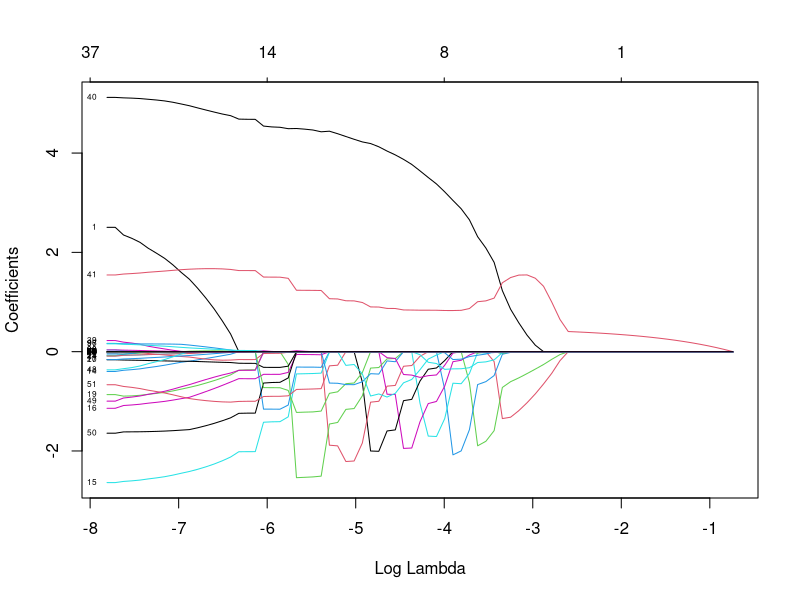
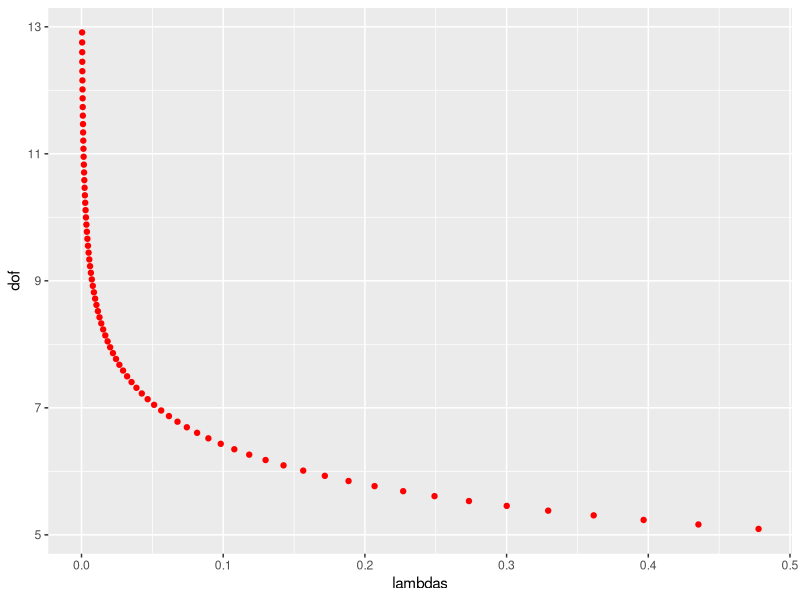
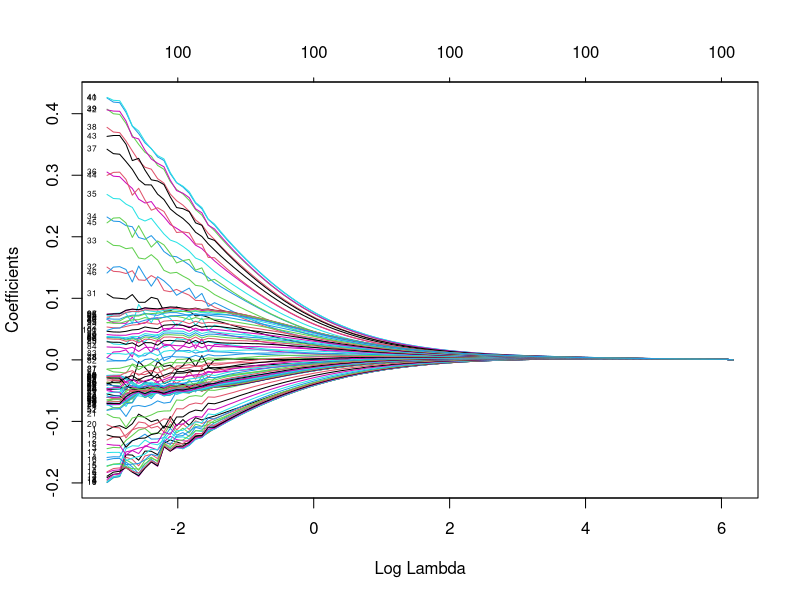
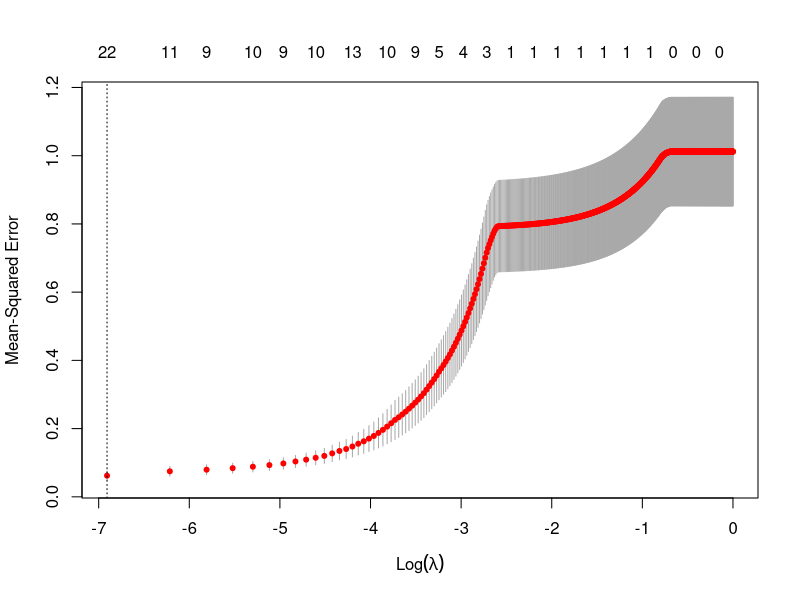
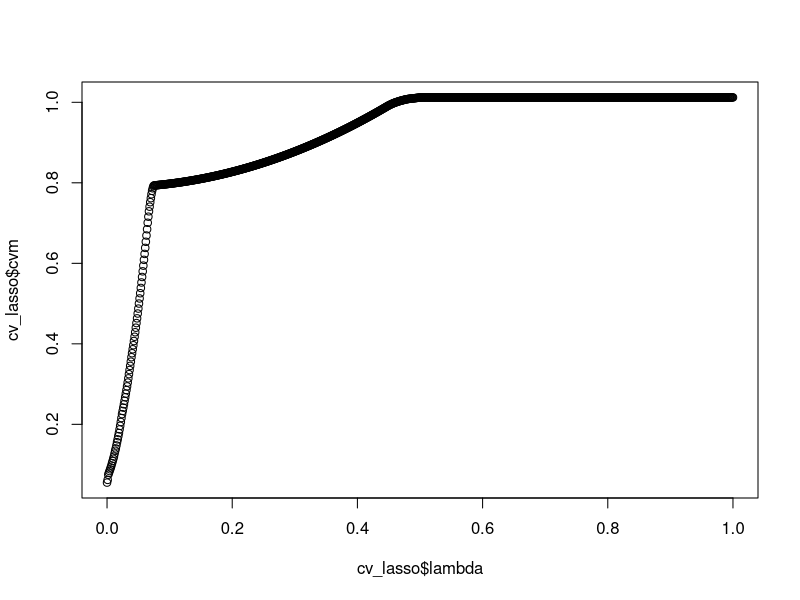
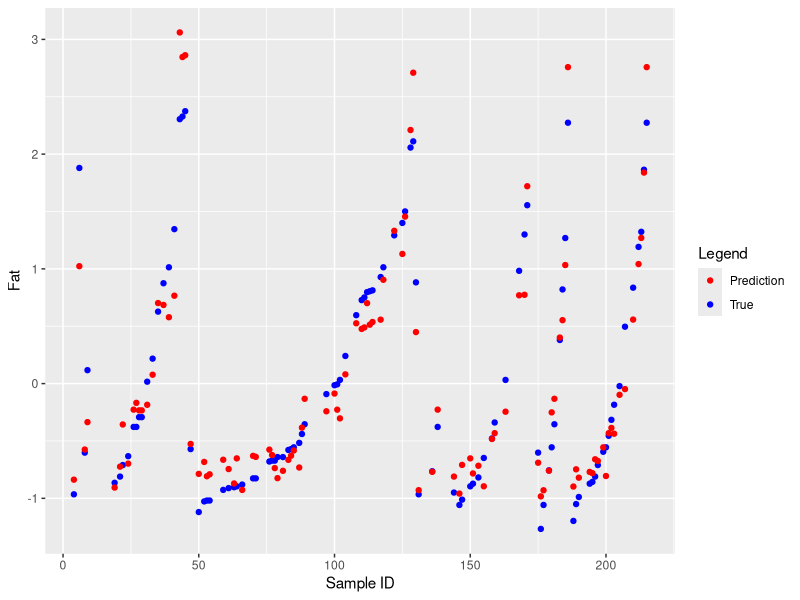
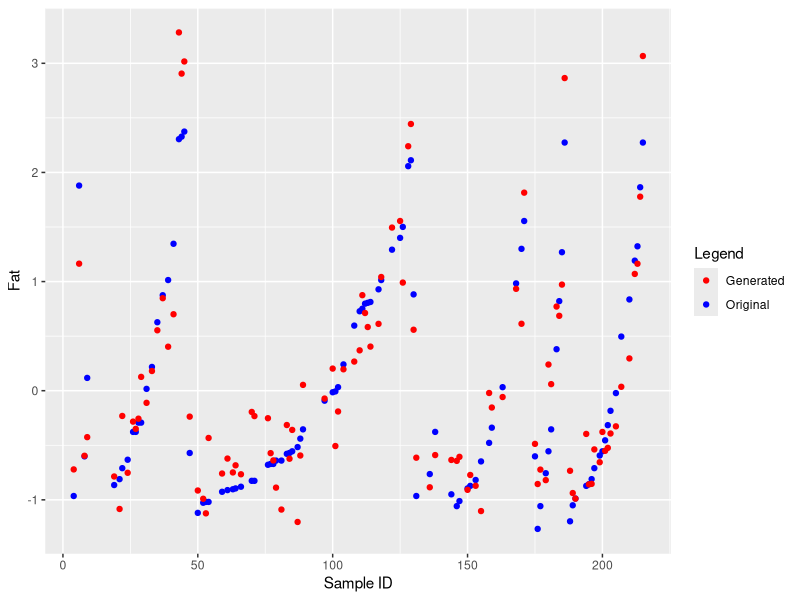

Source code (R) for these figures, in order:
## ---- chunk 1
knitr::opts_chunk$set(echo = TRUE)
library(ggplot2)
library(glmnet)
library(psych)
library(tidyr)
## ---- chunk 2
# Load data 
data = read.csv("data/tecator.csv")

# Split data into train and test set
n = dim(data)[1]
set.seed(12345)
id = sample(1:n, floor(n*0.5))
train = data[id,]
test = data[-id,]
## ---- chunk 3
# Fitting the linear regression model
predictors <- paste("Channel", 1:100, sep="")
fmla <- as.formula(paste("Fat ~ ", paste(predictors, collapse= "+")))

fit = lm(fmla, data=train)
summary(fit)

# Estimating training and test errors
train_predictions_lm = predict(fit, train)
train_mse = mean((train$Fat-train_predictions_lm)^2)
train_rmse = sqrt(mean((train$Fat-train_predictions_lm)^2))

test_predictions_lm = predict(fit, test)
test_mse = mean((test$Fat-test_predictions_lm)^2)
test_rmse = sqrt(mean((test$Fat-test_predictions_lm)^2))

cat("Train error\nMSE: ", train_mse, "\nRMSE: ", train_rmse, "\n\nTest error\nMSE: ", test_mse, "\nRMSE: ", test_rmse)
## ---- chunk 4
covariates = scale(train[,2:101])
response = scale(train$Fat)

# alpha=1 to choose 'Lasso'
set.seed(12345)
model_lasso = glmnet(as.matrix(covariates), response, alpha=1, family="gaussian")
plot(model_lasso, xvar="lambda", label=T)
## ---- chunk 5
calc_dof <- function(lambda) {
  ld <- lambda * diag(ncol(covariates))
  H <- covariates %*% solve(t(covariates) %*% covariates + ld) %*% t(covariates)
  dof <- tr(H)
}

dof = c()
lambdas = model_lasso$lambda
for (i in 1:length(lambdas)) {
  dof[i] = calc_dof(lambdas[i])
}

ggplot(data=NULL, aes(lambdas, dof)) + geom_point(color="red")
## ---- chunk 6
# alpha=0 to choose 'Ridge'
set.seed(12345)
model_ridge = glmnet(as.matrix(covariates), response, alpha=0, family="gaussian")
plot(model_ridge, xvar="lambda", label=T)

## ---- chunk 7
set.seed(12345)
cv_lasso = cv.glmnet(as.matrix(covariates), response, alpha=1, family="gaussian", lambda=seq(0,1,0.001))
plot(cv_lasso)
## ---- chunk 8
optimal_lambda = cv_lasso$lambda.min
cat("The optimal lambda: ", optimal_lambda, "\nNumber of variables choosen: ", length(coef(cv_lasso, s="lambda.min")))
## ---- chunk 9
lambda_to_compare = round(exp(-2),3)
cvm = cv_lasso$cvm
lambda = cv_lasso$lambda
plot(cv_lasso$lambda, cv_lasso$cvm)

lambda_cvm = cbind(lambda, cvm)
ind_lambda_to_compare = which(lambda_cvm[,1]==lambda_to_compare, arr.ind = TRUE)
cvm_lambda_to_compare = lambda_cvm[ind_lambda_to_compare,]
print(cvm_lambda_to_compare)
## ---- chunk 10
test_x = scale(test[, 2:101])
test_y = scale(test$Fat)

model_lasso_optimal = glmnet(as.matrix(covariates), response, alpha = 1, lambda=optimal_lambda)
test_predictions_lasso = predict(model_lasso_optimal, newx=test_x, type="response")

determination_coefficient = sum((test_predictions_lasso-mean(test_y))^2)/sum((test_y-mean(test_y))^2)
test_mse_lasso_optimal = mean((test_predictions_lasso-test_y)^2)

cat("Coefficient of determination: ", determination_coefficient, "\nMSE: ", test_mse_lasso_optimal)

true_pred_df = cbind(test[c(1)], scale(test[c(102)]), test_predictions_lasso)
colnames(true_pred_df)[2] = "True"
colnames(true_pred_df)[3] = "Prediction"

true_pred_df %>% 
  gather(key, value, -Sample) %>% 
  ggplot(aes(Sample, value)) + geom_point(aes(color = key)) +
  ylab("Fat") +
  xlab("Sample ID") + 
  scale_colour_manual(name="Legend", values=c("red", "blue"))
## ---- chunk 11
calc_sigma <- function(model, covariates, response) {
  betas = as.vector((coef(model))[-1, ])
  residuals = response - (covariates %*% betas)
  sigma = sd(residuals)
  return(sigma)
}
sigma = calc_sigma(model_lasso_optimal, covariates, response)

set.seed(12345)
generated_data = rnorm(length(test_y), test_predictions_lasso, sigma)

test_mse_lasso_optimal = mean((generated_data-test_y)^2)

cat("\nMSE: ", test_mse_lasso_optimal)

origin_generated_df = cbind(test[c(1)], scale(test[c(102)]), generated_data)
colnames(origin_generated_df)[2] = "Original"
colnames(origin_generated_df)[3] = "Generated"

origin_generated_df %>% 
  gather(key, value, -Sample) %>% 
  ggplot(aes(Sample, value)) + geom_point(aes(color = key)) +
  ylab("Fat") +
  xlab("Sample ID") + 
  scale_colour_manual(name="Legend", values=c("red", "blue"))
